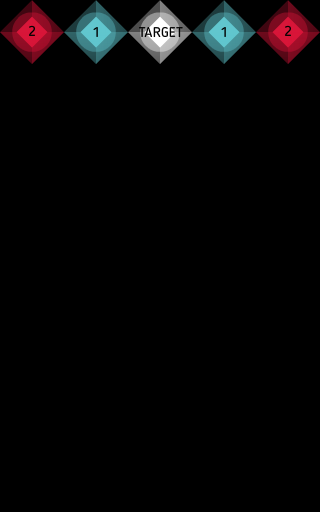

This is a level from a 2D game, rendered from its Tiled map with the project's own tilesets. A one-line summary and the complete map file follow:
An orthogonal 5x8 tile map with 64x64 px tiles, 1 tile layer (Tile Layer 1), 3 tilesets.

<map version="1.0" tiledversion="1.1.2" orientation="orthogonal" renderorder="right-down" width="5" height="8" tilewidth="64" tileheight="64" infinite="0" nextobjectid="1">
 <properties>
  <property name="maxMoves" type="int" value="25" />
  <property name="targetLife" type="int" value="0" />
 </properties>
 <tileset firstgid="1" source="../gameItens/GameItens.tsx" />
 <tileset firstgid="15" source="../hubAssets/HubGuides.tsx" />
 <tileset firstgid="16" source="../hubAssets/HUBTileset.tsx" />
 <layer name="Tile Layer 1" width="5" height="8">
  <data encoding="csv">
3,2,11,2,3,
0,0,0,0,0,
0,0,0,0,0,
0,0,0,0,0,
0,0,0,0,0,
0,0,0,0,0,
0,0,0,0,0,
0,0,0,0,0
</data>
 </layer>
</map>
